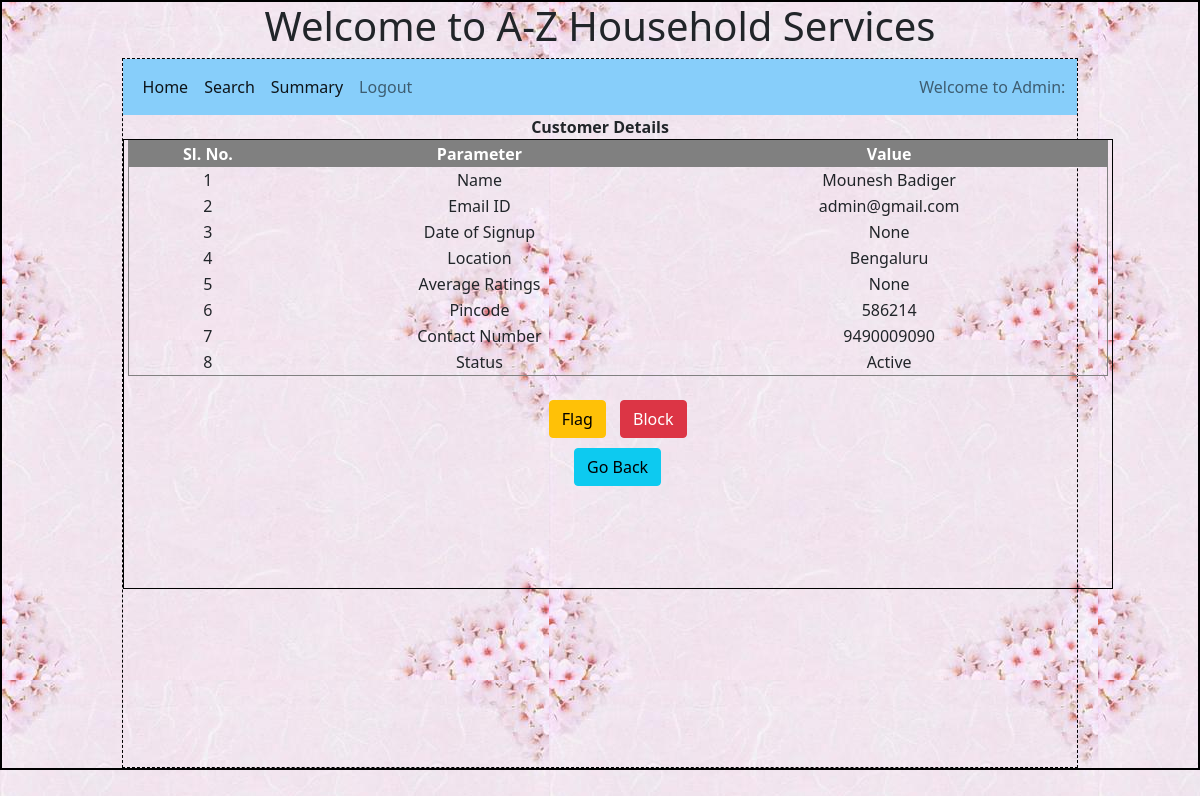
The app's page /admin/customer_details/0/Mounesh Badiger with its own data.
### backend/models.py (models this page shows)
class Customer(db.Model):
    __tablename__ = 'customer' # If we do not define this, the model auto assigns name as lower case of class name
    id=db.Column(db.Integer,primary_key=True)
    email=db.Column(db.String,unique=True, nullable = False)
    name = db.Column(db.String, nullable = False)
    password = db.Column(db.String, nullable = False)
    role = db.Column(db.Integer, default =1) # admin - 0, customer - 1
    date_of_signup = db.Column(db.DateTime, default = datetime.now) # NEED TO CONFIRM on type
    contact_number = db.Column(db.String, nullable = False)
    location = db.Column(db.String, nullable = False)
    pin_code = db.Column(db.String, nullable = False)
    avg_ratings = db.Column(db.Float)
    status = db.Column(db.String, default = 'Active') # Active , Flagged ,  Blocked
    sr = db.relationship('Service_request', cascade = 'all, delete', backref = 'customer', lazy = True)
    ratings = db.relationship('Rating', cascade = 'all, delete', backref = 'customer', lazy = True)

### backend/controllers.py (the view)
@app.route("/admin/customer_details/<customer_id>/<uname>")
def customer_details(customer_id, uname):
    customer = Customer.query.filter_by(id = customer_id).first()
    return render_template('customer_details.html',customer=customer, uname=uname)

### templates/customer_details.html
{%extends "admin_layout.html"%}
{%block content%}
<div style="text-align: center;">
    <p style="margin: auto ;"><b>Customer Details</b> </p>
  </div>
  <div style="width:990px; height:450px; overflow-y:auto;margin: auto;margin-bottom: 10px; text-align: center; border: 1px solid black;">
    <table cellspacing="0" cellpadding="1" border="1" width="980" style="margin: auto;">
    <tr style="color:white;background-color:grey;text-align: center;position: sticky;">
        <th>Sl. No.</th>
        <th>Parameter</th>
        <th>Value</th>
    </tr>
    <tr>
        <td>1</td>
        <td>Name</td>
        <td>{{customer.name}}</td>
    </tr>
    <tr>
        <td>2</td>
        <td>Email ID</td>
        <td>{{customer.email}}</td>
    </tr>
    <tr>
        <td>3</td>
        <td>Date of Signup</td>
        <td>{{customer.date_of_signup}}</td>
    </tr>
    <tr>
        <td>4</td>
        <td>Location</td>
        <td>{{customer.location}}</td>
    </tr>
    <tr>
        <td>5</td>
        <td>Average Ratings</td>
        <td>{{customer.avg_ratings}}</td>
    </tr>
    <tr>
        <td>6</td>
        <td>Pincode</td>
        <td>{{customer.pin_code}}</td>
    </tr>
    <tr>
        <td>7</td>
        <td>Contact Number</td>
        <td>{{customer.contact_number}}</td>
    </tr>
    <tr>
        <td>8</td>
        <td>Status</td>
        <td>{{customer.status}}</td>
    </tr>
    </table>
    <br>
    {%if (customer.status == 'Active')%}
    <a href="/admin/customer/flag/{{customer.id}}/{{uname}}" type="button" class="btn btn-warning" style="display: inline;margin-right: 5px;">Flag</a>
    <a href="/admin/customer/block/{{customer.id}}/{{uname}}" type="button" class="btn btn-danger" style="display: inline; margin-left: 5px;">Block</a>
    {%elif (customer.status == 'Flagged')%}
    <a href="/admin/customer/block/{{customer.id}}/{{uname}}" type="button" class="btn btn-danger" style="display: inline; margin-right: 5px;">Block</a>
    <a href="/admin/customer/active/{{customer.id}}/{{uname}}" type="button" class="btn btn-success" style="display: inline; margin-left: 5px;">Unflag</a>
    {%elif (customer.status == 'Blocked')%}
    <a href="/admin/customer/active/{{customer.id}}/{{uname}}" type="button" class="btn btn-success" style="display: inline; margin-right: 5px;">Unblock</a>
    <a href="/admin/customer/flag/{{customer.id}}/{{uname}}" type="button" class="btn btn-warning" style="display: inline; margin-left: 5px;">Flag</a>
    {%endif%}
    <br>
    <a href="/admin/{{uname}}" type="button" class="btn btn-info" style="margin-top: 10px;">Go Back</a>
</div>
{%endblock%}

### static/styles/main.css (style rules this page uses)
* { margin: 0px; }
body { background-image: url("../images/background.jpeg"); }

### records on screen
Customer: name "Mounesh Badiger", email "admin@gmail.com", date_of_signup "None", location "Bengaluru", avg_ratings "None", pin_code "586214", contact_number "9490009090", status "Active"
